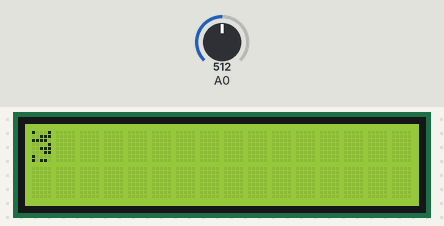
Bench run of a sketch on a simulated Arduino Uno, built with avr-gcc and run on an emulated ATmega328P. Shown: 16×2 character LCD. Inputs (shaded band) come from the test bench; at power-on: A0 = 512. Random numbers use the default seed unless the sketch sets one.

Above: at 1.2 s.
1.3 s: A0 set to 0
At 1.49 s:
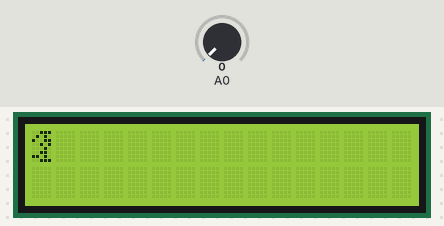
2.8 s: A0 set to 18
At 4.1 s:
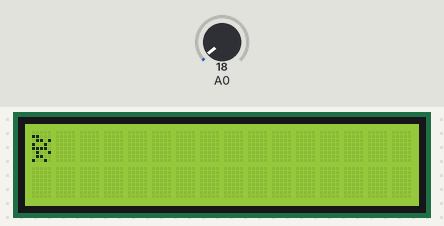
4.4 s: A0 set to 122
At 4.9 s:
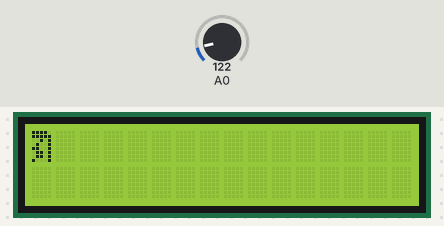
Timing chart, 0 to 7.4 s (numbered marks = the images above; inputs shaded):
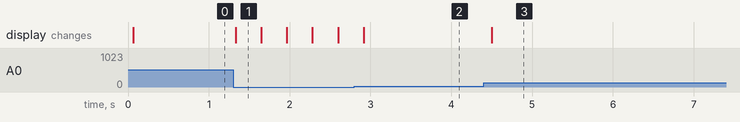

Measured:
- after the input at 1.3 s, the display: changes at once (image 1)
- after the input at 4.4 s, the display: changes after 0.10 s (image 3)

The sketch:

Set-18-randomByte-lcd1602.ino
```cpp
/*
Week 000

Set - 18 - Random byte on LCD1602

doc A. Savushkin
24.11.21

\r	возврат каретки в начало строки
\n	новая строка
\t	горизонтальная табуляция

*/

#include <LiquidCrystal.h>

LiquidCrystal lcd(12, 11, 5, 4, 3, 2);

byte massiv[8][1];

void setup(void)
{
}

void loop(void)
{
    lcd.begin(16, 2);
    randomSeed(analogRead(0));

    for (int i = 0; i < 8; i++)
    {
        massiv[i][0] = random(255);
    }

    outputByte();

    delay(250);
}

int outputByte()
{
    lcd.clear();
    lcd.createChar(0, massiv[0]);
    lcd.setCursor(0, 0); //c, r
    lcd.write((byte)0);
}
```
